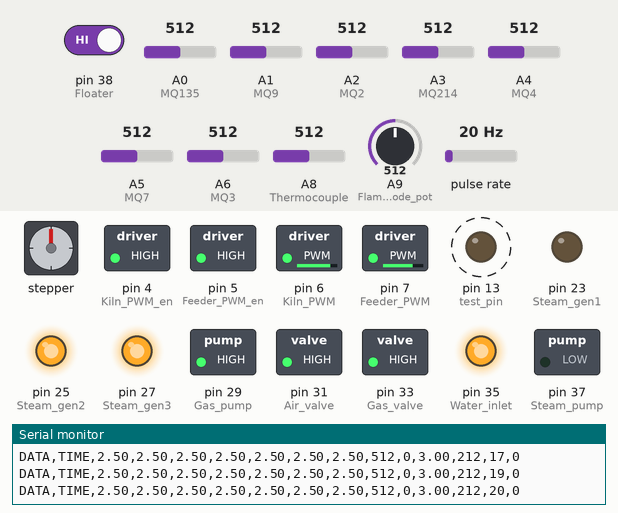
Recording of a sketch running on a simulated Arduino Mega 2560, built with avr-gcc and run on an emulated ATmega2560. Parts: stepper motor, switched loads named in the sketch (green lamp = pin HIGH), output pins drawn as LEDs (lit = HIGH), the last lines printed to the serial monitor. Wiring (inferred from the names in the program): pulse sensor: data pin 3; stepper motor (200 steps per turn assumed): coils pin 14, pin 15, pin 16, pin 17. Dashed ring = blinking. Inputs (shaded band) come from the test bench; at power-on: pin 38 (Floater) HIGH, A9 (Flame_mode_pot) = 512, pulse rate 20 Hz, A8 (Thermocouple) = 512, A0 (MQ135) = 512, A1 (MQ9) = 512, A2 (MQ2) = 512, A3 (MQ214) = 512, A4 (MQ4) = 512, A5 (MQ7) = 512, A6 (MQ3) = 512. Pins used as bus, display or sensor lines are not drawn.

Above: at 1.15 s.
1.4 s: pin 38 (Floater) driven LOW
At 3.25 s:
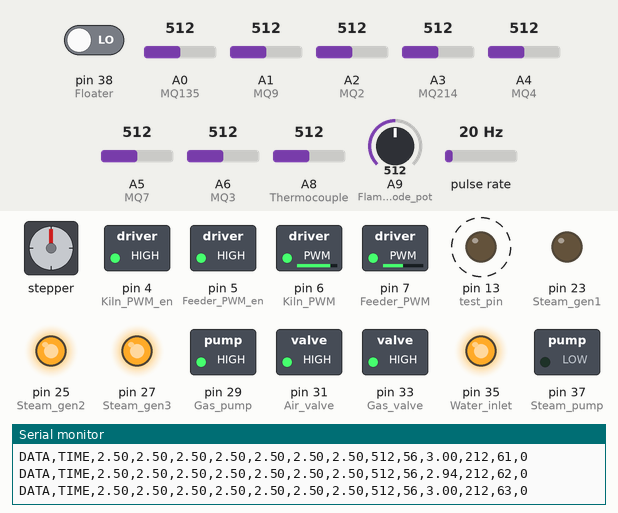
4.5 s: A9 (Flame_mode_pot) set to 716
At 5.47 s:
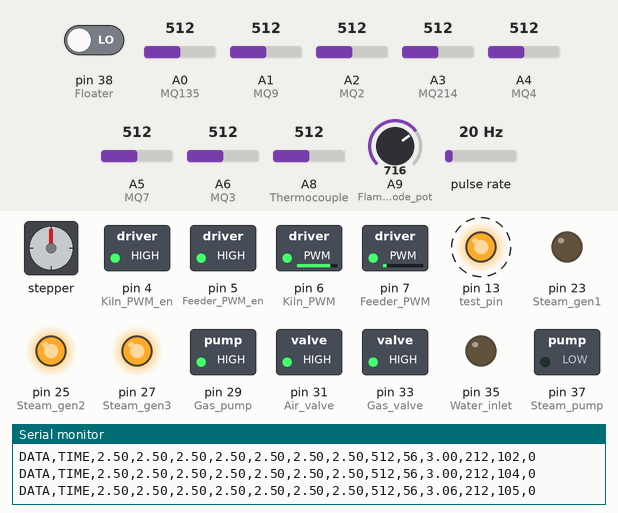
7.6 s: pulse rate (sensor on pin 3) set to 4 Hz
At 7.72 s:
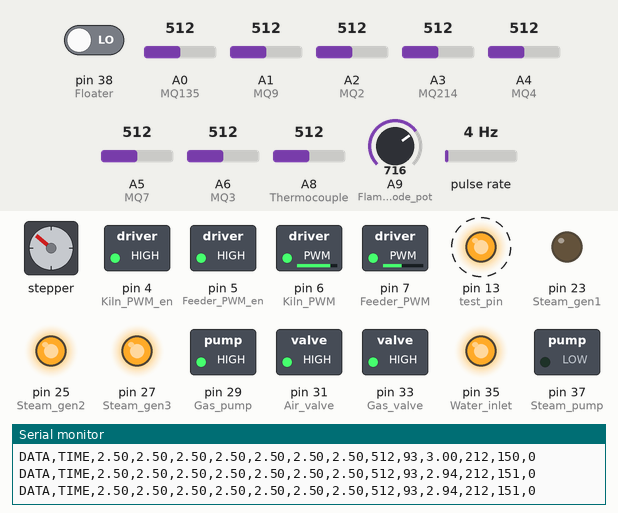
10.7 s: A8 (Thermocouple) set to 133
13.8 s: A8 (Thermocouple) set to 108
At 16.72 s:
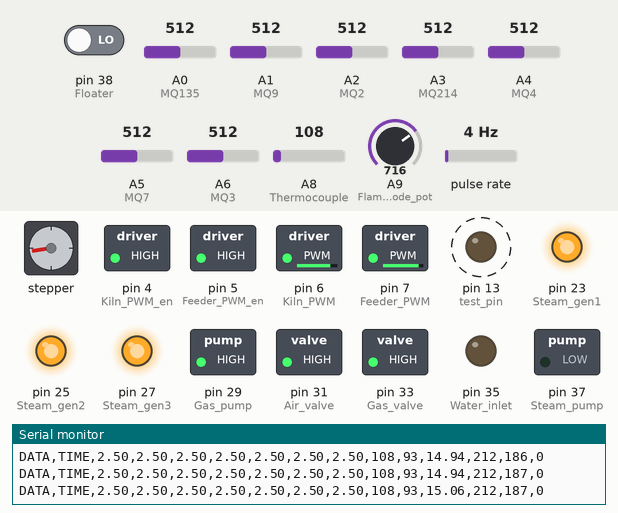
16.9 s: pulse rate (sensor on pin 3) set to 150 Hz
Timing chart, 0 to 22.9 s (numbered marks = the images above; inputs shaded):
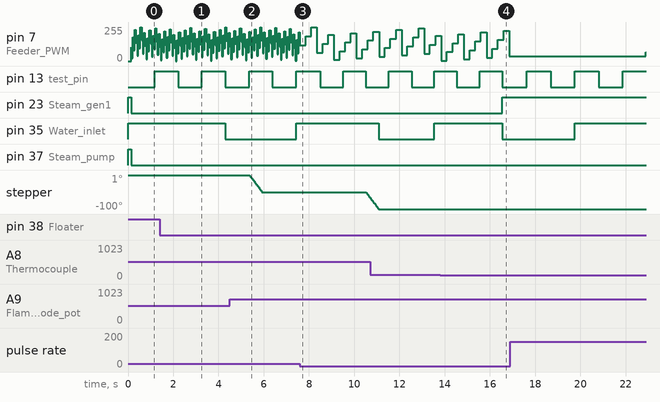

Measured:
- the behaviour switches between 121 and 120 on A8 (Thermocouple) (found by bisection; images 3 and 4)
- after the input at 1.4 s, pin 35 (Water_inlet): HIGH → LOW after 2.9 s
- after the input at 13.8 s, pin 23 (Steam_gen1): LOW → HIGH after 2.8 s; stepper: stops changing and stays -100°
- by itself, pin 13 (test_pin): alternates HIGH for 1.1 s and LOW for 1.1 s

The sketch:

EX17.ino
```cpp
#include <EEPROM.h>
#include "Wire.h"
//#include <Stepper.h>

float feeder_RPM_set = 24;   // 0.00 - 34.00 RPM
float kiln_RPM_set = 10;     // 0.00 - 12.00 RPM
int temperature_set = 90;    // 0 to 1023 C
int steam_mode = 1;         // 1 , 2 , 3

//const int stepsPerRevolution = 200;  // change this to fit the number of steps per revolution for your motor

#define MPU9250_ADDRESS 0x68
#define MPU9250_ACC_FULL_SCALE_2_G 0x00
#define test_pin 13
#define Flame_mode_pot A9
#define Thermocouple A8
#define Floater 38
#define Steam_gen1 23
#define Steam_gen2 25
#define Steam_gen3 27
#define Gas_pump 29
#define Air_valve 31
#define Gas_valve 33
#define Water_inlet 35
#define Steam_pump 37
#define Flame_stepper1 14
#define Flame_stepper2 15
#define Flame_stepper3 16
#define Flame_stepper4 17
#define Hall_sensor 3
#define Feeder_PWM 7
#define Kiln_PWM 6
#define Feeder_PWM_en 5
#define Kiln_PWM_en 4

#define MQ2 A2
#define MQ3 A6
#define MQ4 A4
#define MQ7 A5
#define MQ9 A1
#define MQ135 A0
#define MQ214 A3

//#define V0_set_button 13   // button used for setting all V0 values

int temperature,temperature_counter,floater_counter,stepper_position,flame_mode,scale_speed;
bool temperature_condition;
unsigned long time_prev,time_prev2,time_diff;
//bool V0_set_state = false;
//Values for Angle
float yangle,feeder_RPM;
//int yangle2;
int RPM_count;

void write_stepper(int a,int b,int c,int d){
digitalWrite(Flame_stepper1,a);
digitalWrite(Flame_stepper2,b);
digitalWrite(Flame_stepper3,c);
digitalWrite(Flame_stepper4,d);
}
void one_step(int steps){
if(steps > 0){
for(int i=0;i<steps;i++){
write_stepper(1,0,0,0);
delay(10);
write_stepper(1,1,0,0);
delay(10);
write_stepper(0,1,0,0);
delay(10);
write_stepper(0,1,1,0);
delay(10);
write_stepper(0,0,1,0);
delay(10);
write_stepper(0,0,1,1);
delay(10);
write_stepper(0,0,0,1);
delay(10);
write_stepper(1,0,0,1);
delay(10);
}
write_stepper(0,0,0,0);
}
if(steps < 0){
for(int i=0;i>steps;i--){
write_stepper(0,0,0,1);
delay(10);
write_stepper(0,0,1,1);
delay(10);
write_stepper(0,0,1,0);
delay(10);
write_stepper(0,1,1,0);
delay(10);
write_stepper(0,1,0,0);
delay(10);
write_stepper(1,1,0,0);
delay(10);
write_stepper(1,0,0,0);
delay(10);
write_stepper(1,0,0,1);
delay(10);
}
write_stepper(0,0,0,0);
}
}

//Values for MQ2
float MQ2_V0;  // Get the value of V0 via in Air
double MQ2_ratio; // Get ratio ( MQ2_volt - MQ2_V0 ) / MQ2_V0
float MQ2_ppm;
float MQ2_volt;

//Values for MQ3
float MQ3_V0;  // Get the value of V0 via in Air
double MQ3_ratio; // Get ratio ( MQ3_volt - MQ3_V0 ) / MQ3_V0
float MQ3_ppm;
float MQ3_volt;

//Values for MQ4
float MQ4_V0;  // Get the value of V0 via in Air
double MQ4_ratio; // Get ratio ( MQ4_volt - MQ4_V0 ) / MQ4_V0
float MQ4_ppm;
float MQ4_volt;

//Values for MQ7
float MQ7_V0;  // Get the value of V0 via in Air
double MQ7_ratio; // Get ratio ( MQ7_volt - MQ7_V0 ) / MQ7_V0
float MQ7_ppm;
float MQ7_volt;

//Values for MQ9
float MQ9_V0;  // Get the value of V0 via in Air
double MQ9_ratio; // Get ratio ( MQ9_volt - MQ9_V0 ) / MQ9_V0
float MQ9_ppm;
float MQ9_volt;

//Values for MQ135
float MQ135_V0;  // Get the value of V0 via in Air
double MQ135_ratio; // Get ratio ( MQ135_volt - MQ135_V0 ) / MQ135_V0
float MQ135_ppm;
float MQ135_volt;

//Values for MQ214
float MQ214_V0;  // Get the value of V0 via in Air
double MQ214_ratio; // Get ratio ( MQ214_volt - MQ214_V0 ) / MQ214_V0
float MQ214_ppm;
float MQ214_volt;


//EEPROM addresses
const int address0 = 0;
const int address1 = address0+sizeof(float);
const int address2 = address1+sizeof(float);
const int address3 = address2+sizeof(float);
const int address4 = address3+sizeof(float);
const int address5 = address4+sizeof(float);
const int address6 = address5+sizeof(float);

// initialize the stepper library on pins 8 through 11:
//Stepper myStepper(stepsPerRevolution, Flame_stepper1, Flame_stepper2, Flame_stepper3, Flame_stepper4);

// Timer5 overflow interrupt service routine
//ISR(TIMER5_OVF_vect) {
void check_temperature(void){
// Reinitialize Timer3 value

//TCNT5H=0x600 >> 8;
//TCNT5L=0x600 & 0xff;
digitalWrite(test_pin,digitalRead(test_pin) ^ 1);
temperature_counter ++;
int j;
int stepper_position_array[11];
if(temperature - temperature_set >= -30 && temperature - temperature_set <= 30){
  if(temperature_counter == 1){set_steam_mode(HIGH);}
  if(temperature_counter == 21){digitalWrite(Steam_pump,HIGH);}
  if(temperature_counter == 31){digitalWrite(Air_valve,HIGH);digitalWrite(Gas_valve,LOW);digitalWrite(Gas_pump,LOW);}
  if(temperature_counter == 61){digitalWrite(Gas_valve,HIGH);digitalWrite(Air_valve,LOW);digitalWrite(Steam_pump,LOW);set_steam_mode(LOW);}
  if(temperature_counter == 151){digitalWrite(Gas_pump,HIGH);digitalWrite(Air_valve,HIGH);}
}


if(temperature_counter >= 5){
  //one_step(2);
  int temperature_diff = temperature_set - temperature;
  for(j=0;j<11;j++){
    stepper_position_array[j] = analogRead(Flame_mode_pot);                  //0.6v at 0deg = 122.76       4.2v at 90deg = 859.32     each step is 1.8deg
  }
  sort_array(stepper_position_array,11);
  stepper_position = stepper_position_array[5];
  stepper_position = map(stepper_position,286,696,0,9);              //note that 200 steps = 360deg so 90deg = 50steps

  if(temperature_diff >= 100)one_step(9 - stepper_position);                             //maximum : goes to 90deg
  if(temperature_diff >= 60 && temperature_diff < 100)one_step(7 - stepper_position);    //          goes to 77deg
  if(temperature_diff >= 20 && temperature_diff < 60)one_step(6 - stepper_position);     //          goes to 64deg
  if(temperature_diff < 20 && temperature_diff > -20);                                   //does not change the flame_mode
  if(temperature_diff <= -20 && temperature_diff > -60)one_step(5 - stepper_position);   //          goes to 53deg
  if(temperature_diff <= -60 && temperature_diff > -100)one_step(4 - stepper_position);  //          goes to 40deg
  if(temperature_diff <= -100)one_step(2 - stepper_position);                             //minimum : goes to 27deg
  temperature_counter = 0;
  }

for(j=0;j<11;j++){
    stepper_position_array[j] = analogRead(Flame_mode_pot);                  //0.6v at 0deg = 122.76       4.2v at 90deg = 859.32     each step is 1.8deg
  }
  sort_array(stepper_position_array,11);
  stepper_position = stepper_position_array[5];      //shows the new position
  flame_mode = map(stepper_position,204,696,0,90);

  if(digitalRead(Floater)==LOW && floater_counter < 3) floater_counter ++;
  if(digitalRead(Floater)==HIGH && floater_counter < 3) floater_counter = 0;

  if(floater_counter >= 3) {digitalWrite(Water_inlet,LOW); floater_counter++;}
  if(floater_counter == 7) {digitalWrite(Water_inlet,HIGH); floater_counter = 0;}
}


void I2Cread(uint8_t Address, uint8_t Register, uint8_t Nbytes, uint8_t* Data)
{
  // Set register address
  Wire.beginTransmission(Address);
  Wire.write(Register);
  Wire.endTransmission();

  // Read Nbytes
  Wire.requestFrom(Address, Nbytes);
  uint8_t index = 0;
  while (Wire.available())
    Data[index++] = Wire.read();
}

void I2CwriteByte(uint8_t Address, uint8_t Register, uint8_t Data)
{
  // Set register address
  Wire.beginTransmission(Address);
  Wire.write(Register);
  Wire.write(Data);
  Wire.endTransmission();
}

void RPM_measure(void){
  RPM_count++;
  time_diff = millis() - time_prev;
  time_prev = millis();
  feeder_RPM = 60.0 * (float)time_diff/ 1000;
  float feeder_RPM_diff = feeder_RPM_set - feeder_RPM;
  int a = feeder_RPM_diff * 255 / 34;
  OCR4BL += a;                      //lazeme ke tabdilesh konim be inr ya char ???
}


void setup() {
cli();
attachInterrupt(digitalPinToInterrupt(Hall_sensor), RPM_measure, RISING);
// set the speed at 60 rpm:
//myStepper.setSpeed(60);
pinMode(test_pin,OUTPUT);
//pinMode(test_pin2,OUTPUT);
//pinMode(V0_set_button,INPUT_PULLUP);
pinMode(Floater,INPUT_PULLUP);
pinMode(Steam_gen1,OUTPUT);
pinMode(Steam_gen2,OUTPUT);
pinMode(Steam_gen3,OUTPUT);
pinMode(Steam_pump,OUTPUT);
pinMode(Gas_pump,OUTPUT);
pinMode(Air_valve,OUTPUT);
pinMode(Gas_valve,OUTPUT);
pinMode(Water_inlet,OUTPUT);
pinMode(Flame_stepper1,OUTPUT);
pinMode(Flame_stepper2,OUTPUT);
pinMode(Flame_stepper3,OUTPUT);
pinMode(Flame_stepper4,OUTPUT);
pinMode(Hall_sensor,INPUT);
pinMode(Feeder_PWM,OUTPUT);
pinMode(Kiln_PWM,OUTPUT);
pinMode(Feeder_PWM_en,OUTPUT);
pinMode(Kiln_PWM_en,OUTPUT);

digitalWrite(Feeder_PWM_en,HIGH);
digitalWrite(Kiln_PWM_en,HIGH);
digitalWrite(Gas_valve,HIGH);
digitalWrite(Steam_pump,HIGH);
digitalWrite(Air_valve,HIGH);
digitalWrite(Gas_pump,HIGH);
digitalWrite(Feeder_PWM_en,HIGH);
digitalWrite(Kiln_PWM_en,HIGH);
digitalWrite(Water_inlet,HIGH);
digitalWrite(Steam_gen1,HIGH);
digitalWrite(Steam_gen2,HIGH);
digitalWrite(Steam_gen3,HIGH);


// Timer/Counter 4 initialization
// Clock source: System Clock
// Clock value: 2000.000 kHz
// Mode: Fast PWM top=0x00FF
// OC4A output: Non-Inverted PWM
// OC4B output: Non-Inverted PWM
// OC4C output: Disconnected
// Noise Canceler: Off
// Input Capture on Falling Edge
// Timer Period: 0.128 ms
// Output Pulse(s):
// OC4A Period: 0.128 ms Width: 0.032125 ms
// OC4B Period: 0.128 ms Width: 0.064251 ms
// Timer4 Overflow Interrupt: Off
// Input Capture Interrupt: Off
// Compare A Match Interrupt: Off
// Compare B Match Interrupt: Off
// Compare C Match Interrupt: Off
TCCR4A=(1<<COM4A1) | (0<<COM4A0) | (1<<COM4B1) | (0<<COM4B0) | (0<<COM4C1) | (0<<COM4C0) | (0<<WGM41) | (1<<WGM40);
TCCR4B=(0<<ICNC4) | (0<<ICES4) | (0<<WGM43) | (1<<WGM42) | (0<<CS42) | (1<<CS41) | (0<<CS40);
TCNT4H=0x00;
TCNT4L=0x00;
ICR4H=0x00;
ICR4L=0x00;
OCR4AH=0x00;
OCR4AL=0x00;
OCR4BH=0x00;
OCR4BL=0x00;
OCR4CH=0x00;
OCR4CL=0x00;


EEPROM.get(address0,MQ2_V0);
EEPROM.get(address1,MQ3_V0);
EEPROM.get(address2,MQ4_V0);
EEPROM.get(address3,MQ7_V0);
EEPROM.get(address4,MQ9_V0);
EEPROM.get(address5,MQ135_V0);
EEPROM.get(address6,MQ214_V0);


/*Wire.begin();       //THE NEVER ENDING HHHHHAAAAAAAAAAAAAANNNNNNNNNNNNGGGGGGGGGGGGGG
I2CwriteByte(MPU9250_ADDRESS, 29, 0x06);
I2CwriteByte(MPU9250_ADDRESS, 28, MPU9250_ACC_FULL_SCALE_2_G);
I2CwriteByte(MPU9250_ADDRESS, 108, 0x2F);
get_angle();*/


Serial.begin(9600);
Serial1.begin(9600);

//Serial.println("CLEARDATA"); //clears up any data left from previous projects
//Serial.println("DATA,Temperature_set,Feeder_RPM_set,Body_RPM_set,Angle_set,Steam_mode_set");
Serial.println("LABEL,Zaman,MQ2_volt,MQ3_volt,MQ4_volt,MQ7_volt,MQ9_volt,MQ135_volt,MQ214_volt,Temperature,Flame_mode,Feeder_RPM,Scale_Speed");//,Angle,MQ2_ratio,MQ3_ratio,MQ4_ratio,MQ7_ratio,MQ9_ratio,MQ135_ratio,MQ214_ratio"); //LABEL, so excel knows the next things will be the names of the columns
Serial.print("DATA,millis(),*,*,*,*,*,*,*,*,*,*,*,");
Serial.print(yangle);
Serial.print(",");
Serial.print(temperature_set);
Serial.print(",");
Serial.print(feeder_RPM_set);
Serial.print(",");
Serial.print(kiln_RPM_set);
Serial.print(",");
Serial.println(steam_mode);

Serial.println("RESETTIMER"); //resets timer to 0

digitalWrite(Feeder_PWM_en,HIGH);
digitalWrite(Kiln_PWM_en,HIGH);
digitalWrite(Gas_valve,HIGH);
digitalWrite(Steam_pump,LOW);
digitalWrite(Air_valve,HIGH);
digitalWrite(Gas_pump,HIGH);
digitalWrite(Feeder_PWM_en,HIGH);
digitalWrite(Kiln_PWM_en,HIGH);
set_steam_mode(LOW);

int b = kiln_RPM_set * 255 / 12;
OCR4AL = b;
int c = feeder_RPM_set * 255 / 34;
OCR4BL = c;
/*
temperature = analogRead(Thermocouple);
while(temperature < 50){
  stepper_position = analogRead(Flame_mode_pot);
  stepper_position = map(stepper_position,122,860,0,50);
  myStepper.step(15 - stepper_position);
  flame_mode = analogRead(Flame_mode_pot);
  flame_mode = map(flame_mode,122,860,0,90);
  temperature = analogRead(Thermocouple);
  Serial.print("DATA,TIME,*,*,*,*,*,*,*,*,*,*,*,*,*,*,*,*,");
  Serial.print(temperature);
  Serial.println(",*,*,*");
}
while(temperature < 60){
  stepper_position = analogRead(Flame_mode_pot);
  stepper_position = map(stepper_position,122,860,0,50);
  myStepper.step(33 - stepper_position);
  flame_mode = analogRead(Flame_mode_pot);
  flame_mode = map(flame_mode,122,860,0,90);
  temperature = analogRead(Thermocouple);
  Serial.print("DATA,TIME,*,*,*,*,*,*,*,*,*,*,*,*,*,*,*,*,");
  Serial.print(temperature);
  Serial.println(",*,*,*");
}
while(temperature < 70){
  stepper_position = analogRead(Flame_mode_pot);
  stepper_position = map(stepper_position,122,860,0,50);
  myStepper.step(50 - stepper_position);
  flame_mode = analogRead(Flame_mode_pot);
  flame_mode = map(flame_mode,122,860,0,90);
  temperature = analogRead(Thermocouple);
  Serial.print("DATA,TIME,*,*,*,*,*,*,*,*,*,*,*,*,*,*,*,*,");
  Serial.print(temperature);
  Serial.println(",*,*,*");
}*/
temperature_condition = 1;
/*
// Timer/Counter 5 initialization
// Clock source: System Clock
// Clock value: 62.500 kHz
// Mode: Normal top=0xFFFF
// OC3A output: Disconnected
// OC3B output: Disconnected
// OC3C output: Disconnected
// Noise Canceler: Off
// Input Capture on Falling Edge
// Timer Period: 1.024 s
// Timer3 Overflow Interrupt: On
// Input Capture Interrupt: Off
// Compare A Match Interrupt: Off
// Compare B Match Interrupt: Off
// Compare C Match Interrupt: Off
TCCR5A=(0<<COM5A1) | (0<<COM5A0) | (0<<COM5B1) | (0<<COM5B0) | (0<<COM5C1) | (0<<COM5C0) | (0<<WGM51) | (0<<WGM50);
TCCR5B=(0<<ICNC5) | (0<<ICES5) | (0<<WGM53) | (0<<WGM52) | (1<<CS52) | (0<<CS51) | (0<<CS50);
TCNT5H=0x06;
TCNT5L=0x00;
ICR5H=0x00;
ICR5L=0x00;
OCR5AH=0x00;
OCR5AL=0x00;
OCR5BH=0x00;
OCR5BL=0x00;
OCR5CH=0x00;
OCR5CL=0x00;


//TIMSK5 |= (1<<OCIE5A);              // <------------------------------- TTTHHHEEEEEEEEEEE BBBBBBBBBBBUUUUUUUUUUUUUUUUUUUUUUUUUGGGGGGGGG

// Timer/Counter 5 Interrupt(s) initialization
TIMSK5=(0<<ICIE5) | (0<<OCIE5C) | (0<<OCIE5B) | (0<<OCIE5A) | (1<<TOIE5);*/
sei();
}
void loop() {

  int i;
  int temperature_array[11];
  for(i=0;i<11;i++){
  temperature_array[i] = analogRead(Thermocouple);
  }
  //analogWrite(Kiln_PWM,200);
  //analogWrite(Feeder_PWM,200);
  sort_array(temperature_array,11);
  temperature = temperature_array[5];

  if(millis() > (time_prev2 + 1000)){
  time_prev2 = millis();
  check_temperature();
  }

  get_scale_data();
  get_MQ_data();
  send_data();
  /*
  if(digitalRead(V0_set_button)==LOW) {
    while(digitalRead(V0_set_button)==LOW);

    MQ2_V0 = MQ2_volt ;
    MQ3_V0 = MQ3_volt ;
    MQ4_V0 = MQ4_volt ;
    MQ7_V0 = MQ7_volt ;
    MQ9_V0 = MQ9_volt ;
    MQ135_V0 = MQ135_volt ;
    MQ214_V0 = MQ214_volt ;
    EEPROM.put(address0,MQ2_V0);
    EEPROM.put(address1,MQ3_V0);
    EEPROM.put(address2,MQ4_V0);
    EEPROM.put(address3,MQ7_V0);
    EEPROM.put(address4,MQ9_V0);
    EEPROM.put(address5,MQ135_V0);
    EEPROM.put(address6,MQ214_V0);

  }*/

  delay(10);
}

void get_angle(void){
  uint8_t Buf[14];
  I2Cread(MPU9250_ADDRESS, 0x3B, 14, Buf);
  int16_t ay = -(Buf[2] << 8 | Buf[3]);
  yangle = ay / 182.04;
  yangle = float(int(yangle*2)) / 2;
}

void set_steam_mode(bool state){
  switch (steam_mode){
    case 1:
      digitalWrite(Steam_gen1,state);
      //digitalWrite(Steam_pump,state);
      break;
    case 2:
      digitalWrite(Steam_gen1,state);
      digitalWrite(Steam_gen2,state);
      //digitalWrite(Steam_pump,state);
      break;
    case 3:
      digitalWrite(Steam_gen1,state);
      digitalWrite(Steam_gen2,state);
      digitalWrite(Steam_gen3,state);
      //digitalWrite(Steam_pump,state);
      break;
  }
}
void send_data(void){
  //cli(); //disable all interrupts         !!!!!!!!!!!!!!dar soorate niaz uncomment konid
  Serial.print("DATA,TIME,");
  //unsigned long c = millis();
  //Serial.print(c);
  //Serial.print(",");
  Serial.print(MQ2_volt);
  Serial.print(",");
  Serial.print(MQ3_volt);
  Serial.print(",");
  Serial.print(MQ4_volt);
  Serial.print(",");
  Serial.print(MQ7_volt);
  Serial.print(",");
  Serial.print(MQ9_volt);
  Serial.print(",");
  Serial.print(MQ135_volt);
  Serial.print(",");
  Serial.print(MQ214_volt);
  Serial.print(",");
  /*
  Serial.print(MQ2_ratio);
  Serial.print(",");
  Serial.print(MQ3_ratio);
  Serial.print(",");
  Serial.print(MQ4_ratio);
  Serial.print(",");
  Serial.print(MQ7_ratio);
  Serial.print(",");
  Serial.print(MQ9_ratio);
  Serial.print(",");
  Serial.print(MQ135_ratio);
  Serial.print(",");
  Serial.print(MQ214_ratio);
  Serial.print(",");*/
  Serial.print(temperature);
  Serial.print(",");
  Serial.print(flame_mode);
  Serial.print(",");
  Serial.print(feeder_RPM);
  Serial.print(",");
  Serial.print(OCR4AL);
  Serial.print(",");
  Serial.print(RPM_count);
  Serial.print(",");
  Serial.println(scale_speed);

  //sei(); //enable all interrupts       !!!!!!!!!!!!!!dar soorate niaz uncomment konid
}

void get_scale_data(void){
  //while(Serial1.available()==0);
  if(Serial1.available()==1) scale_speed = Serial1.parseInt();
}

void get_MQ_data(void){
        if(temperature_condition == 1){
  //get the values :
    get_MQ2_ratio();
    get_MQ3_ratio();
    get_MQ4_ratio();
    get_MQ7_ratio();
    get_MQ9_ratio();
    get_MQ135_ratio();
    get_MQ214_ratio();
    }
    else{
    MQ2_volt = 0;
    MQ3_volt = 0;
    MQ4_volt = 0;
    MQ7_volt = 0;
    MQ9_volt = 0;
    MQ135_volt = 0;
    MQ214_volt = 0;
    }
    MQ2_ratio = (MQ2_volt - MQ2_V0)/MQ2_V0;
    MQ3_ratio = (MQ3_volt - MQ3_V0)/MQ3_V0;
    MQ4_ratio = (MQ4_volt - MQ4_V0)/MQ4_V0;
    MQ7_ratio = (MQ7_volt - MQ7_V0)/MQ7_V0;
    MQ9_ratio = (MQ9_volt - MQ9_V0)/MQ9_V0;
    MQ135_ratio = (MQ135_volt - MQ135_V0)/MQ135_V0;
    MQ214_ratio = (MQ214_volt - MQ214_V0)/MQ214_V0;
}


void get_MQ2_ratio(void){

    int sensorValue[11];
  // Get a average data by testing 100 times
    for(int x = 0 ; x < 11 ; x++)
    {
        sensorValue[x] = analogRead(MQ2);
    }
    sort_array(sensorValue,11);
    MQ2_volt = sensorValue[5]*5.0/1023;

}

void get_MQ3_ratio(void){

    int sensorValue[11];
  // Get a average data by testing 100 times
    for(int x = 0 ; x < 11 ; x++)
    {
        sensorValue[x] = analogRead(MQ3);
    }
    sort_array(sensorValue,11);
    MQ3_volt = sensorValue[5]*5.0/1023;

}


void get_MQ4_ratio(void){

    int sensorValue[11];
  // Get a average data by testing 100 times
    for(int x = 0 ; x < 11 ; x++)
    {
        sensorValue[x] = analogRead(MQ4);
    }
    sort_array(sensorValue,11);
    MQ4_volt = sensorValue[5]*5.0/1023;

}


void get_MQ7_ratio(void){

  int sensorValue[11];
  // Get a average data by testing 100 times
    for(int x = 0 ; x < 11 ; x++)
    {
        sensorValue[x] = analogRead(MQ7);
    }
    sort_array(sensorValue,11);
    MQ7_volt = sensorValue[5]*5.0/1023;

}


void get_MQ9_ratio(void){

    int sensorValue[11];
  // Get a average data by testing 100 times
    for(int x = 0 ; x < 11 ; x++)
    {
        sensorValue[x] = analogRead(MQ9);
    }
    sort_array(sensorValue,11);
    MQ9_volt = sensorValue[5]*5.0/1023;

}

void get_MQ135_ratio(void){

    int sensorValue[11];
  // Get a average data by testing 100 times
    for(int x = 0 ; x <  11 ; x++)
    {
        sensorValue[x] = analogRead(MQ135);
    }
    sort_array(sensorValue,11);
    MQ135_volt = sensorValue[5]*5.0/1023;

}


void get_MQ214_ratio(void){

    int sensorValue[11];
  // Get a average data by testing 100 times
    for(int x = 0 ; x < 11 ; x++)
    {
        sensorValue[x] = analogRead(MQ214);
    }
    sort_array(sensorValue,11);
    MQ214_volt = sensorValue[5]*5.0/1023;

}

void sort_array(int a[], int size) {
    for(int i=0; i<(size-1); i++) {
        for(int o=0; o<(size-(i+1)); o++) {
                if(a[o] > a[o+1]) {
                    int t = a[o];
                    a[o] = a[o+1];
                    a[o+1] = t;
                }
        }
    }
}
```
